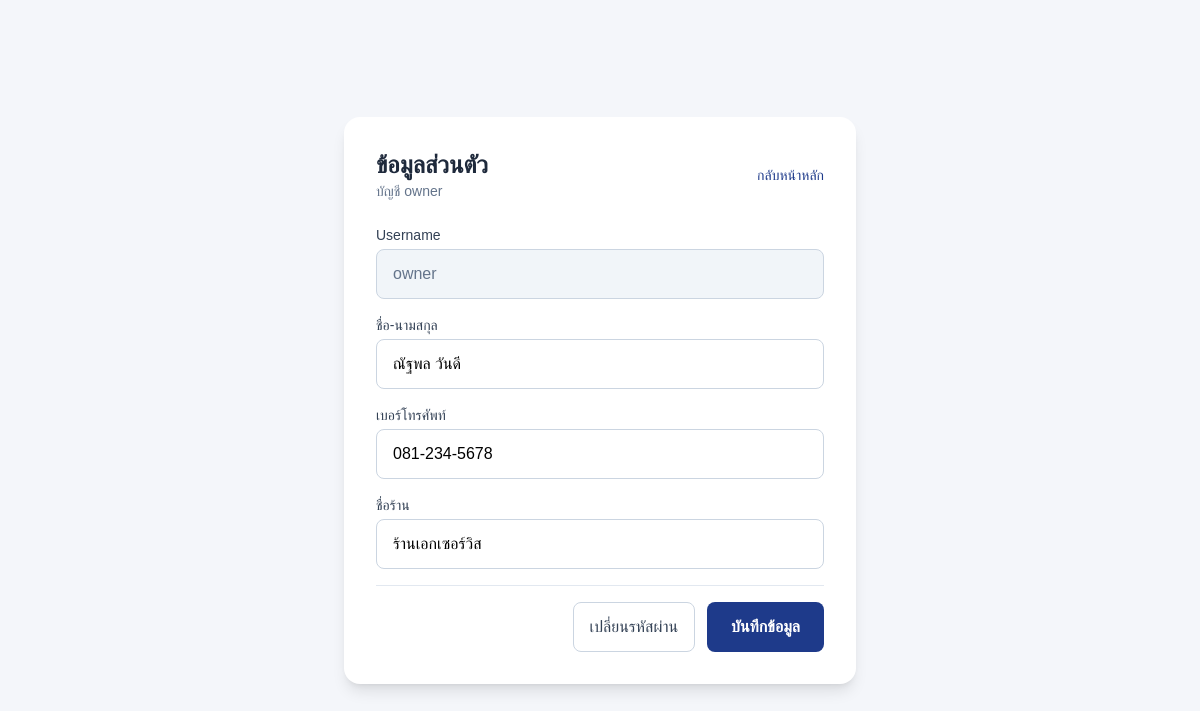
The page /user/profile.php (signed in) on the database its author committed.
### tables this page shows
CREATE TABLE `owner` (
  `owner_id` int(11) NOT NULL,
  `username` varchar(50) DEFAULT NULL,
  `password` varchar(255) DEFAULT NULL,
  `line_user_id` varchar(50) DEFAULT NULL,
  `full_name` varchar(100) NOT NULL,
  `phone` varchar(15) DEFAULT NULL,
  `shop_name` varchar(100) NOT NULL DEFAULT 'ร้านเอกเซอร์วิส',
  `created_at` datetime NOT NULL DEFAULT current_timestamp()
);

### includes/auth.php (called while the page is built, shortened)
<?php
function currentUser(): array
{
    return [
        'id' => $_SESSION['user_id'] ?? null,
        'role' => $_SESSION['role'] ?? null,
        'name' => $_SESSION['user_name'] ?? '',
        'auth_method' => $_SESSION['auth_method'] ?? 'password',
    ];
}

### user/profile.php (the view, shortened to what this page needs)
<?php
require_once __DIR__ . '/../includes/auth.php';
$user = currentUser();
$role = $user['role'];
$table = $role === 'admin' ? 'Admin' : ($role === 'owner' ? 'Owner' : null);
$idColumn = $role === 'admin' ? 'admin_id' : 'owner_id';
$stmt = $pdo->prepare("SELECT * FROM {$table} WHERE {$idColumn} = ?");
$stmt->execute([$user['id']]);
$account = $stmt->fetch();
?>
<!DOCTYPE html>
<html lang="th">
<head>
<script src="https://cdn.tailwindcss.com"></script>
<link rel="stylesheet" href="https://cdn.jsdelivr.net/npm/@fontsource/kanit@5.0.0/thai-400.css">
</head>
<body class="min-h-screen flex items-center justify-center p-4">
<div class="bg-white w-full max-w-lg rounded-2xl shadow-lg p-8">
  <div class="flex items-center justify-between mb-6">
    <div>
      <h1 class="text-2xl font-bold text-slate-800">ข้อมูลส่วนตัว</h1>
      <p class="text-sm text-slate-500">บัญชี <?= htmlspecialchars($account['username']) ?></p>
    </div>
    <a href="<?= $role === 'admin' ? '/web_app/admin/users.php' : '/web_app/owner/dashboard.php' ?>" class="text-sm text-blue-900 hover:underline">กลับหน้าหลัก</a>
  </div>
  <form method="POST" class="space-y-4">
    <div>
      <label class="mb-1 block text-sm font-medium text-slate-700">Username</label>
      <input value="<?= htmlspecialchars($account['username']) ?>" readonly class="w-full rounded-lg border border-slate-300 bg-slate-100 px-4 py-3 text-slate-500">
    </div>
    <div>
      <label class="mb-1 block text-sm font-medium text-slate-700">ชื่อ-นามสกุล</label>
      <input name="full_name" value="<?= htmlspecialchars($account['full_name']) ?>" required class="w-full rounded-lg border border-slate-300 px-4 py-3">
    </div>
    <?php if ($role === 'admin'): ?>
    <div>
      <label class="mb-1 block text-sm font-medium text-slate-700">อีเมล</label>
      <input name="email" type="email" value="<?= htmlspecialchars($account['email'] ?? '') ?>" class="w-full rounded-lg border border-slate-300 px-4 py-3">
    </div>
    <?php else: ?>
    <div>
      <label class="mb-1 block text-sm font-medium text-slate-700">เบอร์โทรศัพท์</label>
      <input name="phone" value="<?= htmlspecialchars($account['phone'] ?? '') ?>" class="w-full rounded-lg border border-slate-300 px-4 py-3">
    </div>
    <div>
      <label class="mb-1 block text-sm font-medium text-slate-700">ชื่อร้าน</label>
      <input name="shop_name" value="<?= htmlspecialchars($account['shop_name'] ?? '') ?>" required class="w-full rounded-lg border border-slate-300 px-4 py-3">
    </div>
    <?php endif; ?>
    <div class="flex justify-end gap-3 border-t border-slate-200 pt-4">
      <a href="/web_app/user/change_password.php" class="rounded-lg border border-slate-300 px-4 py-3 text-slate-700 hover:bg-slate-50">เปลี่ยนรหัสผ่าน</a>
      <button type="submit" class="rounded-lg bg-blue-900 px-6 py-3 font-semibold text-white hover:bg-blue-800">บันทึกข้อมูล</button>
    </div>
  </form>
</div>
</body>
</html>

### user/profile.php (style rules this page uses)
* { font-family: 'Kanit', sans-serif; box-sizing: border-box; }
body { background: #f4f6fa; }

### rows shown on the page
owner: username "owner", full_name "ณัฐพล วันดี", phone "081-234-5678", shop_name "ร้านเอกเซอร์วิส"
